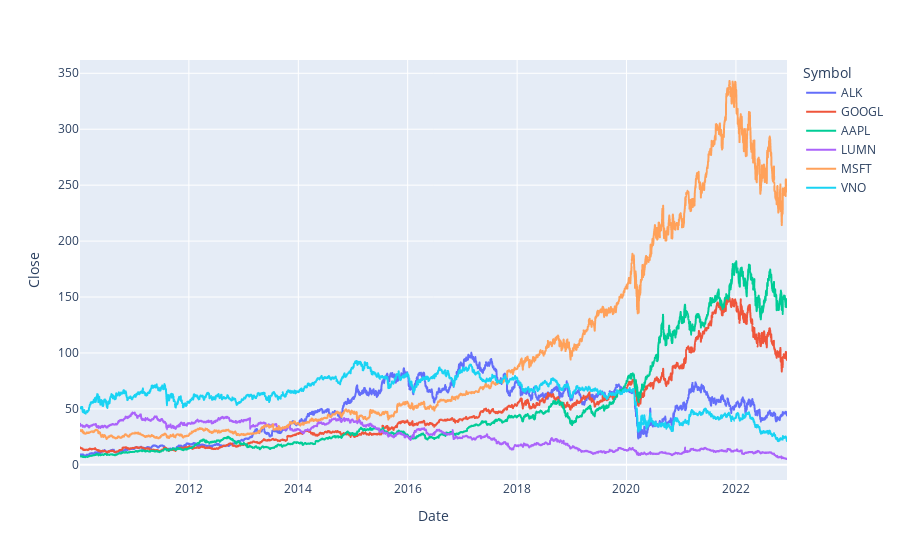

Notebook source saved alongside this figure:
### Code cell
fig = px.line(df_stocks, x='Date', y="Close", color="Symbol")
fig.show()

### Figure 1 — Plotly figure (JSON) as saved in the notebook; plotly's stock layout.template omitted (floating-point values rounded to 4 significant figures; data arrays with more than 128 entries replaced by an {"elided": "..."} marker saying what was removed)
{"data": [{"hovertemplate": "Symbol=ALK<br>Date=%{x}<br>Close=%{y}<extra></extra>", "legendgroup": "ALK", "line": {"color": "#636efa", "dash": "solid"}, "marker": {"symbol": "circle"}, "mode": "lines", "name": "ALK", "showlegend": true, "type": "scattergl", "x": {"elided": "3257 str values"}, "xaxis": "x", "y": {"elided": "3257 float values"}, "yaxis": "y"}, {"hovertemplate": "Symbol=GOOGL<br>Date=%{x}<br>Close=%{y}<extra></extra>", "legendgroup": "GOOGL", "line": {"color": "#EF553B", "dash": "solid"}, "marker": {"symbol": "circle"}, "mode": "lines", "name": "GOOGL", "showlegend": true, "type": "scattergl", "x": {"elided": "3257 str values"}, "xaxis": "x", "y": {"elided": "3257 float values"}, "yaxis": "y"}, {"hovertemplate": "Symbol=AAPL<br>Date=%{x}<br>Close=%{y}<extra></extra>", "legendgroup": "AAPL", "line": {"color": "#00cc96", "dash": "solid"}, "marker": {"symbol": "circle"}, "mode": "lines", "name": "AAPL", "showlegend": true, "type": "scattergl", "x": {"elided": "3257 str values"}, "xaxis": "x", "y": {"elided": "3257 float values"}, "yaxis": "y"}, {"hovertemplate": "Symbol=LUMN<br>Date=%{x}<br>Close=%{y}<extra></extra>", "legendgroup": "LUMN", "line": {"color": "#ab63fa", "dash": "solid"}, "marker": {"symbol": "circle"}, "mode": "lines", "name": "LUMN", "showlegend": true, "type": "scattergl", "x": {"elided": "3257 str values"}, "xaxis": "x", "y": {"elided": "3257 float values"}, "yaxis": "y"}, {"hovertemplate": "Symbol=MSFT<br>Date=%{x}<br>Close=%{y}<extra></extra>", "legendgroup": "MSFT", "line": {"color": "#FFA15A", "dash": "solid"}, "marker": {"symbol": "circle"}, "mode": "lines", "name": "MSFT", "showlegend": true, "type": "scattergl", "x": {"elided": "3257 str values"}, "xaxis": "x", "y": {"elided": "3257 float values"}, "yaxis": "y"}, {"hovertemplate": "Symbol=VNO<br>Date=%{x}<br>Close=%{y}<extra></extra>", "legendgroup": "VNO", "line": {"color": "#19d3f3", "dash": "solid"}, "marker": {"symbol": "circle"}, "mode": "lines", "name": "VNO", "showlegend": true, "type": "scattergl", "x": {"elided": "3257 str values"}, "xaxis": "x", "y": {"elided": "3257 float values"}, "yaxis": "y"}], "layout": {"legend": {"title": {"text": "Symbol"}, "tracegroupgap": 0}, "margin": {"t": 60}, "xaxis": {"anchor": "y", "domain": [0, 1], "title": {"text": "Date"}}, "yaxis": {"anchor": "x", "domain": [0, 1], "title": {"text": "Close"}}}}
